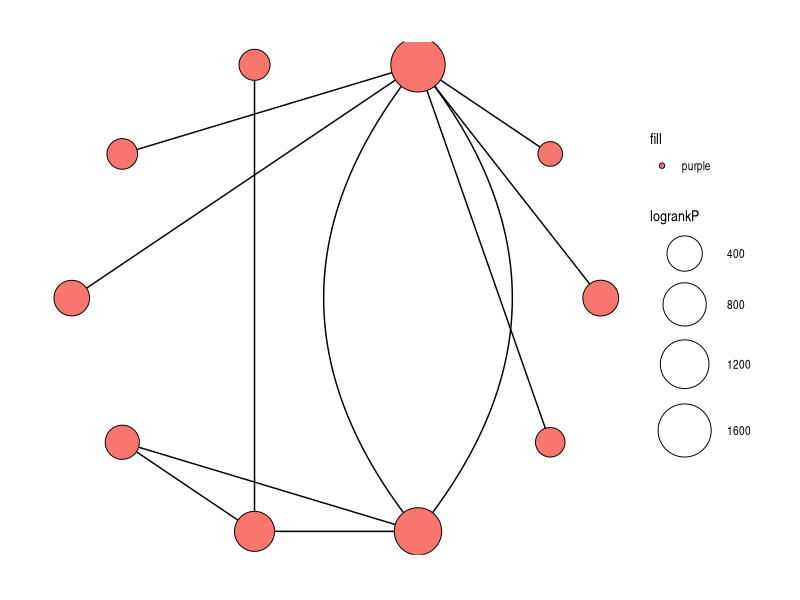

The R source for this figure:

setwd("C:/Users/ECHO/Desktop/nsq-cea-scope/network-plot")

rm(list = ls())

library(tidygraph)
library(ggplot2)
library(ggraph)
library(gridExtra)

nodes <- data.frame(
  point = c("che","cam+che","niv+ipi","niv+ipi+che","ate+che","bev+che","ate+bev+che","pem+che","sin+che","niv+bev+che"),
  logrankP = c(1723,205,419,246,1093,613,359,410,266,275)
  # cluster = c("che","cam+che","niv+ipi","niv+ipi+che","ate+che","bev+che","ate+bev+che","pem+che","sin+che","niv+bev+che")
  )

edges <- data.frame(
  from = c("cam+che","niv+ipi","niv+ipi+che","ate+che","ate+che","ate+che","ate+bev+che","ate+bev+che","pem+che","sin+che","niv+bev+che"),
  to = c("che","che","che","che","che","bev+che","bev+che","ate+che","che","che","bev+che")
)

graph <- tbl_graph(nodes = nodes, edges = edges, directed = F) # 转换为合适的类型

# 使用ggraph画图

t1<-ggraph(graph, layout = 'linear', circular = T) +
  geom_edge_fan(strength=3) + # 画线，添加属性
  # scale_edge_width(range = c(1,2)) + # 设置线的粗细
  # scale_edge_color_manual(values = c('#C9DBED','#FFA2A4')) + # 改变颜色
  geom_node_point(aes(size = logrankP,fill="purple"),shape=21) + # 画点，添加属性
  # scale_fill_manual(values = c('#3A76A9','#D13021','#FDBF7B','#804B23','#81D8DD')) + # 改变颜色
  scale_size(range = c(8,18)) + # 设置点的大小
  # geom_node_point(aes(color=factors),size=5) + # 再叠加一层点！
  theme_graph() # 改变主题

grid.arrange(t1)
